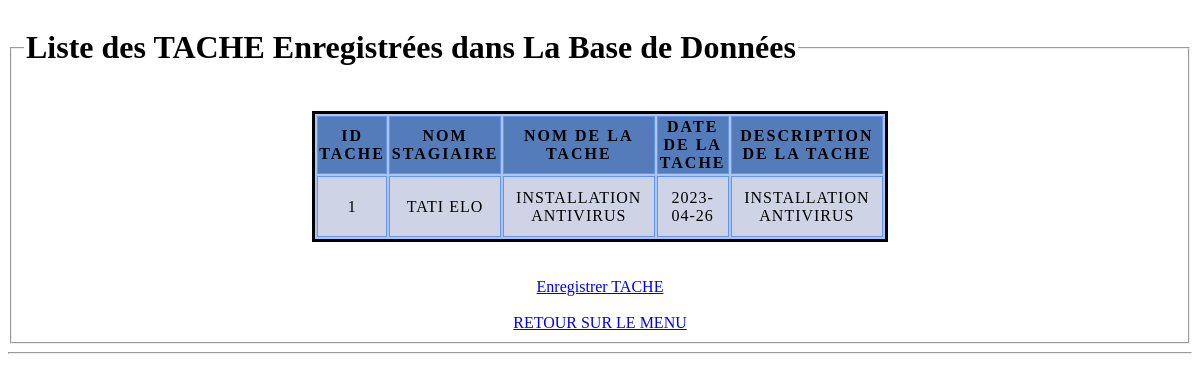
The app's page /ListingdesTachesduStagiaire.php with its own data.
### tables this page shows
CREATE TABLE `tache` (
  `IDTACHE` int(11) NOT NULL,
  `MATRICULESTAGIAIRE` varchar(15) NOT NULL,
  `NOMDELATACHE` varchar(50) DEFAULT NULL,
  `DATEDELATACHE` date DEFAULT NULL,
  `DESCRIPTIONDELATACHE` varchar(50) DEFAULT NULL
);

CREATE TABLE `stagiaire` (
  `MATRICULESTAGIAIRE` varchar(15) NOT NULL,
  `IDENTREPRISE` int(11) NOT NULL,
  `CODEENCADREURPROFESIONNEL` varchar(15) NOT NULL,
  `NOMSTAGIAIRE` varchar(50) DEFAULT NULL,
  `TELEPHONESTAGIAIRE` varchar(50) DEFAULT NULL
);

### ListingdesTachesduStagiaire.php (the view, shortened to what this page needs)
<?php
	require_once('connexion.php');
		$resultat = $con->query("SELECT T.IDTACHE, S.NOMSTAGIAIRE, T.NOMDELATACHE, T.DATEDELATACHE, T.DESCRIPTIONDELATACHE
									FROM STAGIAIRE S, TACHE T
										WHERE S.MATRICULESTAGIAIRE = T.MATRICULESTAGIAIRE");
?>
<!DOCTYPE HTML>
<html>
	<head>
		<link rel="stylesheet" type="text/css" href="Formulaire1.css">
	</head>
	<body><div><div><div>
				<fieldset><legend><div><H1>Liste des TACHE Enregistrées dans La Base de Données</H1></div></legend><br>
					<center><table border=2 cellspacing=2>
						<thead><tr>
								<th>ID TACHE</th>
								<th>NOM STAGIAIRE</th>
								<th>NOM DE LA TACHE</th>
								<th>DATE DE LA TACHE</th>
								<th>DESCRIPTION DE LA TACHE</th>
							</tr></thead>
						<tbody>
							<?php while($VBLETABLE=$resultat->fetch()){?>
								<tr>
									<td align="center"><?php echo $VBLETABLE['IDTACHE'] ?></td>
									<td><?php echo $VBLETABLE['NOMSTAGIAIRE'] ?></td>
									<td><?php echo $VBLETABLE['NOMDELATACHE'] ?></td>
									<td><?php echo $VBLETABLE['DATEDELATACHE'] ?></td>
									<td><?php echo $VBLETABLE['DESCRIPTIONDELATACHE'] ?></td>
										<?php } ?>
									</tr>
						</tbody></table><br><br><a href="AjouterUneNouvelleTache.php">Enregistrer TACHE</a><br><br>
						<a href="index.php">RETOUR SUR LE MENU</a>
					</center></fieldset><hr></div></div></div>
	</body>
</html>

### Formulaire1.css (style rules this page uses)
table { background-color: #adc5f1; border: medium solid #000000; width: 50%; }
th { letter-spacing: 2px; border: thin solid #6495ed; background-color : #557CBA; }
td { letter-spacing: 1px; border: thin solid #6495ed; background-color : #CED4E5; padding: 0.7em; text-align: center; }

### records on screen
tache: IDTACHE "1", MATRICULESTAGIAIRE.NOMSTAGIAIRE "TATI ELO", NOMDELATACHE "INSTALLATION ANTIVIRUS", DATEDELATACHE "2023-04-26", DESCRIPTIONDELATACHE "INSTALLATION ANTIVIRUS"
